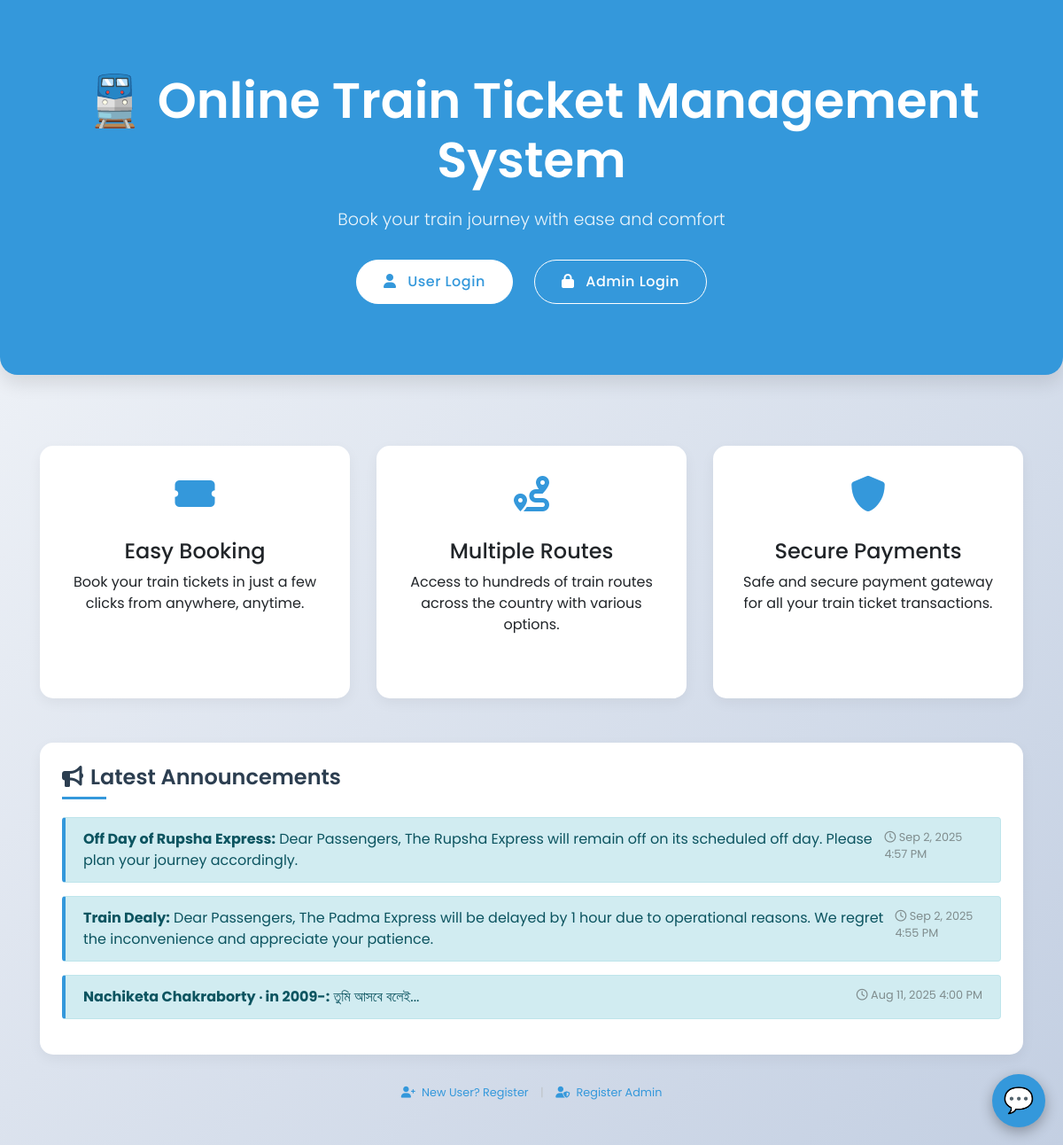
The page / on the database its author committed.
### tables this page shows
CREATE TABLE `announcements` (
  `id` int(11) NOT NULL,
  `title` varchar(255) DEFAULT NULL,
  `message` text DEFAULT NULL,
  `created_at` timestamp NOT NULL DEFAULT current_timestamp()
);

### index.php (the view, shortened to what this page needs)
<?php
include 'includes/db.php';
$announcements = $conn->query("SELECT * FROM announcements ORDER BY created_at DESC LIMIT 3");
?>
<!DOCTYPE html>
<html lang="en">
<head>
    <link href="https://stackpath.bootstrapcdn.com/bootstrap/4.5.2/css/bootstrap.min.css" rel="stylesheet">
    <link rel="stylesheet" href="https://cdnjs.cloudflare.com/ajax/libs/font-awesome/6.0.0-beta3/css/all.min.css">
</head>
<body>
    <section class="hero-section">
        <div class="container hero-content text-center">
            <h1 class="main-title display-4"><span class="train-icon">🚆</span> Online Train Ticket Management System</h1>
            <p class="tagline">Book your train journey with ease and comfort</p>
            <div class="mt-4">
                <a href="users/login.php" class="btn btn-primary btn-custom"><i class="fas fa-user mr-2"></i> User Login</a>
                <a href="admin/login.php" class="btn btn-secondary btn-custom"><i class="fas fa-lock mr-2"></i> Admin Login</a>
            </div>
        </div>
    </section>
    <div class="container">
        <section class="features-section">
            <div class="row">
                <div class="col-md-4">
                    <div class="feature-card">
                        <div class="feature-icon">
                            <i class="fas fa-ticket-alt"></i>
                        </div>
                        <h4>Easy Booking</h4>
                        <p>Book your train tickets in just a few clicks from anywhere, anytime.</p>
                    </div>
                </div>
                <div class="col-md-4">
                    <div class="feature-card">
                        <div class="feature-icon">
                            <i class="fas fa-route"></i>
                        </div>
                        <h4>Multiple Routes</h4>
                        <p>Access to hundreds of train routes across the country with various options.</p>
                    </div>
                </div>
                <div class="col-md-4">
                    <div class="feature-card">
                        <div class="feature-icon">
                            <i class="fas fa-shield-alt"></i>
                        </div>
                        <h4>Secure Payments</h4>
                        <p>Safe and secure payment gateway for all your train ticket transactions.</p>
                    </div>
                </div>
            </div>
        </section>
        <section class="announcement-section">
            <h4 class="announcement-title"><i class="fas fa-bullhorn mr-2"></i>Latest Announcements</h4>
            <?php while($a = $announcements->fetch()): ?>
                <div class="alert alert-info announcement-card">
                    <div class="d-flex justify-content-between">
                        <div>
                            <strong><?= $a['title'] ?>:</strong> <?= $a['message'] ?>
                        </div>
                        <div class="announcement-time">
                            <i class="far fa-clock"></i> <?= date('M j, Y g:i A', strtotime($a['created_at'])) ?>
                        </div>
                    </div>
                </div>
            <?php endwhile; ?>
        </section>
        <div class="text-center register-links mt-4 mb-5">
            <small>
                <a href="users/register.php"><i class="fas fa-user-plus mr-1"></i> New User? Register</a>
                <span class="divider">|</span>
                <a href="admin/register.php"><i class="fas fa-user-shield mr-1"></i> Register Admin</a>
            </small>
        </div>
    </div>
    <div class="chatbot-button" id="chatbotBtn">
        💬
    </div>
</body>
</html>

### index.php (style rules this page uses)
:root { --primary-color: #3498db; --secondary-color: #2c3e50; --accent-color: #e74c3c; --light-color: #ecf0f1; }
body { font-family: 'Poppins', sans-serif; background: linear-gradient(135deg, #f5f7fa 0%, #c3cfe2 100%); min-height: 100vh; }
.hero-section { background: var(--primary-color); padding: 80px 0; margin-bottom: 30px; border-radius: 0 0 20px 20px; box-shadow: 0 10px 20px rgba(0,0,0,0.1); }
.hero-content { color: white; }
.main-title { font-weight: 600; margin-bottom: 20px; }
.tagline { font-weight: 300; font-size: 1.2rem; margin-bottom: 30px; opacity: 0.9; }
.btn-custom { padding: 12px 30px; border-radius: 50px; font-weight: 500; letter-spacing: 0.5px; transition: all 0.3s ease; margin: 0 10px; }
.btn-primary { background-color: white; border-color: white; color: var(--primary-color); }
.btn-secondary { background-color: transparent; border-color: white; color: white; }
.announcement-section { background: white; border-radius: 15px; padding: 25px; box-shadow: 0 5px 15px rgba(0,0,0,0.05); margin-bottom: 30px; }
.announcement-title { color: var(--secondary-color); font-weight: 600; margin-bottom: 20px; position: relative; padding-bottom: 10px; }
.announcement-title::after { content: ''; position: absolute; left: 0; bottom: 0; width: 50px; height: 3px; background: var(--primary-color); }
.announcement-card { border-left: 4px solid var(--primary-color); transition: all 0.3s ease; margin-bottom: 15px; }
.announcement-time { color: #7f8c8d; font-size: 0.8rem; }
.register-links a { color: var(--primary-color); transition: all 0.3s ease; text-decoration: none; }
.divider { color: #bdc3c7; margin: 0 10px; }
.features-section { padding: 50px 0; }
.feature-card { background: white; border-radius: 15px; padding: 25px; margin-bottom: 30px; box-shadow: 0 5px 15px rgba(0,0,0,0.05); transition: all 0.3s ease; text-align: center; height: 100%; }
.feature-icon { font-size: 2.5rem; color: var(--primary-color); margin-bottom: 20px; }
.train-icon { animation: moveTrain 4s infinite; display: inline-block; }
.chatbot-button { position: fixed; bottom: 20px; right: 20px; background: var(--primary-color); color: white; border-radius: 50%; width: 60px; height: 60px; display: flex; align-items: center; justify-content: center; font-size: 28px; cursor: pointer; box-shadow: 0 5px 15px rgba(0,0,0,0.3); z-index: 999; }

### rows shown on the page
announcements: title "Off Day of Rupsha Express", message "Dear Passengers, The Rupsha Express will remain off on its scheduled off day. Please plan your journey accordingly.", created_at "Sep 2, 2025 4:57 PM"
announcements: title "Train Dealy", message "Dear Passengers, The Padma Express will be delayed by 1 hour due to operational reasons. We regret the inconvenience and appreciate your patience.", created_at "Sep 2, 2025 4:55 PM"
announcements: title "Nachiketa Chakraborty ‧ in 2009-", message "তুমি আসবে বলেই...", created_at "Aug 11, 2025 4:00 PM"
